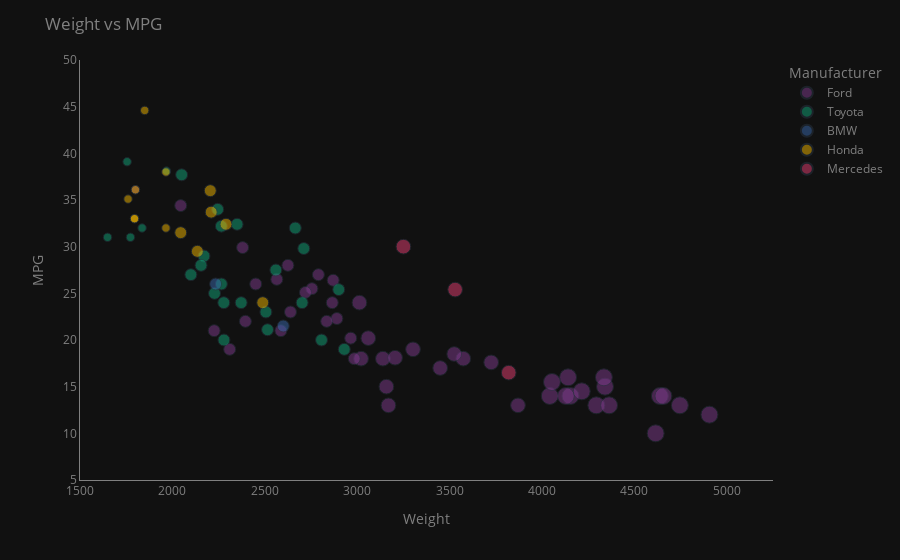

The cell this chart's notebook holds for it:
### Code cell
fig = px.scatter(
    df,
    x="Weight", 
    y="MPG",
    opacity=0.5,
    size="WeightCategory",
    size_max=12,
    color="Manufacturer",
    hover_name="Car", 
    hover_data={
        'WeightCategory':False,
        'Cylinders':True,
        'Displacement':True,
        'Horsepower':True,
        'Acceleration':True,
        'ModelYear':True
    },
    template = "plotly_dark",
    color_discrete_sequence=px.colors.qualitative.Bold
    # config_displayModeBar=False
)
fig.update_layout(
    title=dict(
        text='Weight vs MPG',
        font=dict(color='gray')
    ),
    legend=dict(
        itemclick="toggle",
        title_font_color='gray',
        font_color='gray'
    ),
    hoverdistance=1 #hover disappears when you move away from the point
)
fig.update_xaxes(
    showspikes=True, 
    spikethickness=1,
    spikedash="solid",
    spikesnap="cursor",
    linecolor="gray",
    tickcolor='gray',
    tickfont_color='gray',
    title_font_color='gray',
    range=[1500, 5250],
    showgrid=False
)
fig.update_yaxes(
    showspikes=True, 
    spikethickness=1,
    spikedash="solid",
    spikesnap="cursor",
    linecolor="gray",
    tickcolor='gray',
    tickfont_color='gray',
    title_font_color='gray',
    range=[5, 50],
    showgrid=False
)
fig.show()

### Figure 1 — Plotly figure (JSON) as saved in the notebook; plotly's stock layout.template omitted (floating-point values rounded to 4 significant figures; data arrays with more than 128 entries replaced by an {"elided": "..."} marker saying what was removed)
{"data": [{"customdata": {"elided": "48x6 float values"}, "hovertemplate": "<b>%{hovertext}</b><br><br>Manufacturer=Ford<br>Weight=%{x}<br>MPG=%{y}<br>Cylinders=%{customdata[1]}<br>Displacement=%{customdata[2]}<br>Horsepower=%{customdata[3]}<br>Acceleration=%{customdata[4]}<br>ModelYear=%{customdata[5]}<extra></extra>", "hovertext": ["Torino", "Galaxie 500", "Maverick", "F250", "Torino 500", "Galaxie 500", "Country Squire (Sw)", "Mustang", "Pinto Runabout", "Galaxie 500", "Gran Torino (Sw)", "Pinto (Sw)", "Gran Torino", "Ltd", "Maverick", "Country", "Pinto", "Pinto", "Gran Torino", "Gran Torino (Sw)", "Maverick", "Ltd", "Mustang Ii", "Pinto", "Pinto", "Gran Torino", "Maverick", "Granada Ghia", "Pinto", "F108", "Granada", "Thunderbird", "Mustang Ii 2+2", "Fiesta", "Fairmont (Auto)", "Fairmont (Man)", "Futura", "Fairmont 4", "Ltd Landau", "Country Squire (Sw)", "Fairmont", "Escort 4W", "Escort 2H", "Granada Gl", "Fairmont Futura", "Granada L", "Mustang Gl", "Ranger"], "legendgroup": "Ford", "marker": {"color": "rgb(127, 60, 141)", "opacity": 0.5, "size": [3000, 4000, 2000, 4000, 3000, 4000, 4000, 3000, 2000, 4000, 4000, 2000, 4000, 4000, 3000, 4000, 2000, 2000, 4000, 4000, 3000, 4000, 3000, 2000, 2000, 4000, 3000, 3000, 2000, 3000, 3000, 4000, 2000, 1000, 2000, 2000, 3000, 2000, 3000, 4000, 2000, 2000, 2000, 3000, 2000, 2000, 2000, 2000], "sizemode": "area", "sizeref": 27.78, "symbol": "circle"}, "mode": "markers", "name": "Ford", "orientation": "v", "showlegend": true, "type": "scatter", "x": [3449, 4341, 2587, 4615, 3302, 4154, 4746, 3139, 2226, 4129, 4294, 2395, 4042, 4363, 3021, 4906, 2310, 2451, 4141, 4638, 3158, 4657, 3169, 2639, 2984, 4215, 3012, 3574, 2565, 3870, 3525, 4335, 2755, 1800, 2965, 2720, 3205, 2890, 3725, 4054, 2870, 2045, 2380, 3060, 2865, 2835, 2790, 2625], "xaxis": "x", "y": [17, 15, 21, 10, 19, 14, 13, 18, 21, 14, 13, 22, 14, 13, 18, 12, 19, 26, 16, 14, 15, 14, 13, 23, 18, 14.5, 24, 18, 26.5, 13, 18.5, 16, 25.5, 36.1, 20.2, 25.1, 18.1, 22.3, 17.6, 15.5, 26.4, 34.4, 29.9, 20.2, 24, 22, 27, 28], "yaxis": "y"}, {"customdata": {"elided": "26x6 float values"}, "hovertemplate": "<b>%{hovertext}</b><br><br>Manufacturer=Toyota<br>Weight=%{x}<br>MPG=%{y}<br>Cylinders=%{customdata[1]}<br>Displacement=%{customdata[2]}<br>Horsepower=%{customdata[3]}<br>Acceleration=%{customdata[4]}<br>ModelYear=%{customdata[5]}<extra></extra>", "hovertext": ["Corona Mark Ii", "Corona", "Corolla 1200", "Corona Hardtop", "Corona Mark Ii (Sw)", "Corolla 1600 (Sw)", "Carina", "Mark Ii", "Corolla 1200", "Corona", "Corolla", "Corona", "Corolla", "Mark Ii", "Corolla Liftback", "Corona", "Celica Gt Liftback", "Corolla Tercel", "Corona Liftback", "Corolla", "Starlet", "Tercel", "Corolla", "Cressida", "Corolla", "Celica Gt"], "legendgroup": "Toyota", "marker": {"color": "rgb(17, 165, 121)", "opacity": 0.5, "size": [2000, 2000, 1000, 2000, 2000, 2000, 2000, 2000, 1000, 1000, 2000, 2000, 2000, 2000, 2000, 2000, 2000, 1000, 2000, 2000, 1000, 2000, 2000, 2000, 2000, 2000], "sizemode": "area", "sizeref": 27.78, "symbol": "circle"}, "mode": "markers", "name": "Toyota", "orientation": "v", "showlegend": true, "type": "scatter", "x": [2372, 2228, 1773, 2278, 2506, 2100, 2279, 2807, 1836, 1649, 2171, 2702, 2155, 2930, 2265, 2560, 2515, 1968, 2711, 2265, 1755, 2050, 2350, 2900, 2245, 2665], "xaxis": "x", "y": [24, 25, 31, 24, 23, 27, 20, 20, 32, 31, 29, 24, 28, 19, 26, 27.5, 21.1, 38.1, 29.8, 32.2, 39.1, 37.7, 32.4, 25.4, 34, 32], "yaxis": "y"}, {"customdata": [[2000, 4, 121, 113, 12.5, 1970], [2000, 4, 121, 110, 12.8, 1977]], "hovertemplate": "<b>%{hovertext}</b><br><br>Manufacturer=BMW<br>Weight=%{x}<br>MPG=%{y}<br>Cylinders=%{customdata[1]}<br>Displacement=%{customdata[2]}<br>Horsepower=%{customdata[3]}<br>Acceleration=%{customdata[4]}<br>ModelYear=%{customdata[5]}<extra></extra>", "hovertext": ["2002", "320I"], "legendgroup": "BMW", "marker": {"color": "rgb(57, 105, 172)", "opacity": 0.5, "size": [2000, 2000], "sizemode": "area", "sizeref": 27.78, "symbol": "circle"}, "mode": "markers", "name": "BMW", "orientation": "v", "showlegend": true, "type": "scatter", "x": [2234, 2600], "xaxis": "x", "y": [26, 21.5], "yaxis": "y"}, {"customdata": [[2000, 4, 120, 97, 15, 1974], [1000, 4, 91, 53, 17.5, 1975], [1000, 4, 91, 53, 17.4, 1976], [2000, 4, 98, 68, 18.5, 1977], [1000, 4, 91, 60, 16.4, 1978], [2000, 4, 98, 68, 16.6, 1978], [1000, 4, 91, 67, 13.8, 1980], [2000, 4, 107, 72, 17, 1980], [1000, 4, 81, 60, 16.1, 1981], [2000, 4, 107, 75, 14.4, 1981], [2000, 4, 107, 75, 14.5, 1982], [1000, 4, 91, 67, 15, 1982], [1000, 4, 91, 67, 15.7, 1982]], "hovertemplate": "<b>%{hovertext}</b><br><br>Manufacturer=Honda<br>Weight=%{x}<br>MPG=%{y}<br>Cylinders=%{customdata[1]}<br>Displacement=%{customdata[2]}<br>Horsepower=%{customdata[3]}<br>Acceleration=%{customdata[4]}<br>ModelYear=%{customdata[5]}<extra></extra>", "hovertext": ["Civic", "Civic Cvcc", "Civic", "Accord Cvcc", "Civic Cvcc", "Accord Lx", "Civic 1500 Gl", "Accord", "Civic 1300", "Prelude", "Accord", "Civic", "Civic (Auto)"], "legendgroup": "Honda", "marker": {"color": "rgb(242, 183, 1)", "opacity": 0.5, "size": [2000, 1000, 1000, 2000, 1000, 2000, 1000, 2000, 1000, 2000, 2000, 1000, 1000], "sizemode": "area", "sizeref": 27.78, "symbol": "circle"}, "mode": "markers", "name": "Honda", "orientation": "v", "showlegend": true, "type": "scatter", "x": [2489, 1795, 1795, 2045, 1800, 2135, 1850, 2290, 1760, 2210, 2205, 1965, 1965], "xaxis": "x", "y": [24, 33, 33, 31.5, 36.1, 29.5, 44.6, 32.4, 35.1, 33.7, 36, 38, 32], "yaxis": "y"}, {"customdata": [[3000, 6, 168, 120, 16.7, 1976], [3000, 5, 183, 77, 20.1, 1979], [3000, 4, 146, 67, 21.8, 1980]], "hovertemplate": "<b>%{hovertext}</b><br><br>Manufacturer=Mercedes<br>Weight=%{x}<br>MPG=%{y}<br>Cylinders=%{customdata[1]}<br>Displacement=%{customdata[2]}<br>Horsepower=%{customdata[3]}<br>Acceleration=%{customdata[4]}<br>ModelYear=%{customdata[5]}<extra></extra>", "hovertext": ["280S", "300D", "240D"], "legendgroup": "Mercedes", "marker": {"color": "rgb(231, 63, 116)", "opacity": 0.5, "size": [3000, 3000, 3000], "sizemode": "area", "sizeref": 27.78, "symbol": "circle"}, "mode": "markers", "name": "Mercedes", "orientation": "v", "showlegend": true, "type": "scatter", "x": [3820, 3530, 3250], "xaxis": "x", "y": [16.5, 25.4, 30], "yaxis": "y"}], "layout": {"hoverdistance": 1, "legend": {"font": {"color": "gray"}, "itemclick": "toggle", "itemsizing": "constant", "title": {"font": {"color": "gray"}, "text": "Manufacturer"}, "tracegroupgap": 0}, "margin": {"t": 60}, "title": {"font": {"color": "gray"}, "text": "Weight vs MPG"}, "xaxis": {"anchor": "y", "domain": [0, 1], "linecolor": "gray", "range": [1500, 5250], "showgrid": false, "showspikes": true, "spikedash": "solid", "spikesnap": "cursor", "spikethickness": 1, "tickcolor": "gray", "tickfont": {"color": "gray"}, "title": {"font": {"color": "gray"}, "text": "Weight"}}, "yaxis": {"anchor": "x", "domain": [0, 1], "linecolor": "gray", "range": [5, 50], "showgrid": false, "showspikes": true, "spikedash": "solid", "spikesnap": "cursor", "spikethickness": 1, "tickcolor": "gray", "tickfont": {"color": "gray"}, "title": {"font": {"color": "gray"}, "text": "MPG"}}}}
